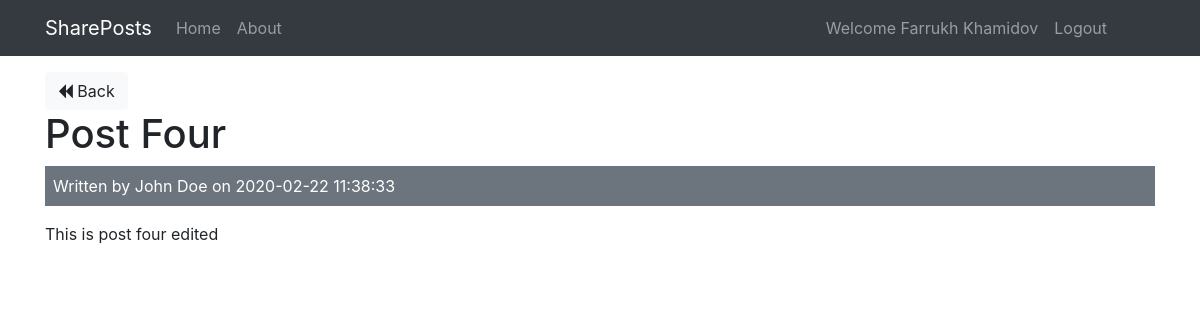
/posts/show/6 (signed in), run on the app's committed database.
### tables this page shows
CREATE TABLE `posts` (
  `id` int(11) NOT NULL,
  `user_id` int(11) NOT NULL,
  `title` varchar(255) NOT NULL,
  `body` text NOT NULL,
  `created_at` datetime NOT NULL DEFAULT current_timestamp()
);

CREATE TABLE `users` (
  `id` int(11) NOT NULL,
  `name` varchar(255) NOT NULL,
  `email` varchar(255) NOT NULL,
  `password` varchar(255) NOT NULL,
  `created_at` datetime NOT NULL DEFAULT current_timestamp()
);

### app/controllers/Posts.php (called while the page is built, shortened)
<?php
    class Posts extends Controller {
        public function __construct() {
            $this->postModel = $this->model('Post');
            $this->userModel = $this->model('User');
        }
        public function show($id) {
            $post = $this->postModel->getPostById($id);
            $user = $this->userModel->getUserById($post->user_id);
            $data = [
                'post' => $post,
                'user'=> $user
            ];
            $this->view('posts/show', $data);
        }
    }

### app/libraries/Core.php (called while the page is built, shortened)
<?php
    class Core {
    protected $currentMethod = 'index';
    public function __construct() {
        $url = $this->getUrl();
        if (isset($url[0])) {
            if (file_exists('../app/controllers/' . ucwords($url[0]) . '.php')) {
                unset($url[0]);
            }
        }
        $this->currentController = new $this->currentController;
        if (isset($url[1])) {
            if (method_exists($this->currentController, $url[1])) {
                $this->currentMethod = $url[1];
                unset($url[1]);
            }
        }
        $this->params = $url ? array_values($url) : [];
        call_user_func_array([$this->currentController, $this->currentMethod], $this->params);
    }
    public function getUrl() {
        if (isset($_GET['url'])) {
            $url = rtrim($_GET['url'], '/');
            $url = filter_var($url, FILTER_SANITIZE_URL);
            $url = explode('/', $url);
            return $url;
        }
    }
    }

### public/index.php (called while the page is built, shortened)
<?php
  $init = new Core;

### app/libraries/Database.php (called while the page is built, shortened)
<?php
    class Database {
        private $host = DB_HOST;
        private $user = DB_USER;
        private $pass = DB_PASS;
        private $dbname = DB_NAME;
        private $dbh;
        private $stmt;
        public function __construct() {
            $dsn = 'mysql:host=' . $this->host . ';dbname=' . $this->dbname;
            $options = array(
                PDO::ATTR_PERSISTENT => true,
                PDO::ATTR_ERRMODE => PDO::ERRMODE_EXCEPTION
            );
            try {
                $this->dbh = new PDO($dsn, $this->user, $this->pass, $options);
            } catch (PDOException $e) {
                $this->error = $e->getMessage();
                echo $this->error;
            }
        }
        public function query($sql) {
            $this->stmt = $this->dbh->prepare($sql);
        }
        public function bind($param, $value, $type = null) {
            if (is_null($type)) {
                switch (true) {
                    default:
                        $type = PDO::PARAM_STR;
                }
            }
            $this->stmt->bindValue($param, $value, $type);
        }
        public function execute() {
            return $this->stmt->execute();
        }
        public function single(){
            $this->execute();
            return $this->stmt->fetch(PDO::FETCH_OBJ);
        }
    }

### app/models/Post.php (called while the page is built, shortened)
<?php
    class Post {
        private $db;
        public function __construct() {
            $this->db = new Database();
        }
        public function getPostById($id) {
            $this->db->query('SELECT * FROM posts WHERE id = :id');
            $this->db->bind(':id', $id);
            return $this->db->single();
        }
    }

### app/models/User.php (called while the page is built, shortened)
<?php
    class User {
        private $db;
        public function __construct() {
            $this->db = new Database();
        }
        public function getUserById($id) {
            $this->db->query("SELECT * FROM users WHERE id = :id");
            $this->db->bind(':id', $id);
            return $this->db->single();;
        }
    }

### app/views/posts/show.php (the view, shortened to what this page needs)
<?php require APPROOT. '/views/inc/header.php'; ?>
<a href="<?php echo URLROOT; ?>/posts" class="btn btn-light"><i class="fa fa-backward"></i> Back</a>
    <br>
<h1><?php echo $data['post']->title; ?></h1>
<div class="bg-secondary text-white p-2 mb-3">
    Written by <?php echo $data['user']->name; ?> on <?php echo $data['post']->created_at; ?>
</div>
<p><?php echo $data['post']->body; ?></p>
<?php require APPROOT. '/views/inc/footer.php'; ?>

### data on the page
posts: title "Post Four", created_at "2020-02-22 11:38:33", body "This is post four edited"
users: name "John Doe"

### other printed values
SITENAME "SharePosts"
$_SESSION['user_name'] "Farrukh Khamidov"
